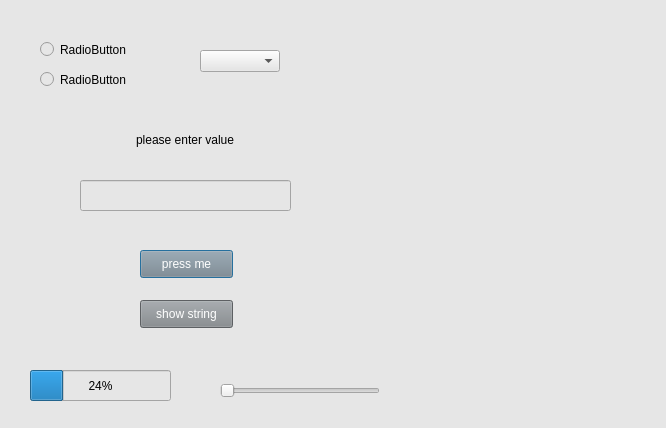
<?xml version="1.0" encoding="UTF-8"?>
<ui version="4.0">
 <class>Dialog</class>
 <widget class="QDialog" name="Dialog">
  <property name="geometry">
   <rect>
    <x>0</x>
    <y>0</y>
    <width>666</width>
    <height>428</height>
   </rect>
  </property>
  <property name="windowTitle">
   <string>你好</string>
  </property>
  <property name="styleSheet">
   <string notr="true">background-color: rgb(230, 230, 230);</string>
  </property>
  <widget class="QPushButton" name="pressMeButton">
   <property name="geometry">
    <rect>
     <x>140</x>
     <y>250</y>
     <width>93</width>
     <height>28</height>
    </rect>
   </property>
   <property name="styleSheet">
    <string notr="true">background-color: rgb(130, 135, 139);
color: rgb(255, 255, 255);
font: 11pt &quot;PMingLiU&quot;;</string>
   </property>
   <property name="text">
    <string extracomment="0">press me</string>
   </property>
  </widget>
  <widget class="QLineEdit" name="lineEdit">
   <property name="geometry">
    <rect>
     <x>80</x>
     <y>180</y>
     <width>211</width>
     <height>31</height>
    </rect>
   </property>
  </widget>
  <widget class="QLabel" name="label">
   <property name="geometry">
    <rect>
     <x>120</x>
     <y>130</y>
     <width>130</width>
     <height>20</height>
    </rect>
   </property>
   <property name="styleSheet">
    <string notr="true">font: 12pt &quot;PMingLiU&quot;;
</string>
   </property>
   <property name="text">
    <string>please enter value</string>
   </property>
   <property name="alignment">
    <set>Qt::AlignCenter</set>
   </property>
  </widget>
  <widget class="QPushButton" name="helloButton">
   <property name="geometry">
    <rect>
     <x>140</x>
     <y>300</y>
     <width>93</width>
     <height>28</height>
    </rect>
   </property>
   <property name="styleSheet">
    <string notr="true">background-color: rgb(130, 135, 139);
color: rgb(255, 255, 255);
font: 11pt &quot;PMingLiU&quot;;</string>
   </property>
   <property name="text">
    <string>show string</string>
   </property>
  </widget>
  <widget class="QLabel" name="pic">
   <property name="geometry">
    <rect>
     <x>330</x>
     <y>50</y>
     <width>300</width>
     <height>300</height>
    </rect>
   </property>
   <property name="text">
    <string/>
   </property>
   <property name="pixmap">
    <pixmap>Lenna.jpg</pixmap>
   </property>
   <property name="alignment">
    <set>Qt::AlignCenter</set>
   </property>
  </widget>
  <widget class="QRadioButton" name="radioButton">
   <property name="geometry">
    <rect>
     <x>40</x>
     <y>40</y>
     <width>98</width>
     <height>19</height>
    </rect>
   </property>
   <property name="text">
    <string>RadioButton</string>
   </property>
   <property name="autoExclusive">
    <bool>false</bool>
   </property>
  </widget>
  <widget class="QRadioButton" name="radioButton_2">
   <property name="geometry">
    <rect>
     <x>40</x>
     <y>70</y>
     <width>98</width>
     <height>19</height>
    </rect>
   </property>
   <property name="text">
    <string>RadioButton</string>
   </property>
   <property name="autoExclusive">
    <bool>false</bool>
   </property>
  </widget>
  <widget class="QComboBox" name="comboBox">
   <property name="geometry">
    <rect>
     <x>200</x>
     <y>50</y>
     <width>80</width>
     <height>22</height>
    </rect>
   </property>
  </widget>
  <widget class="QSlider" name="horizontalSlider">
   <property name="geometry">
    <rect>
     <x>220</x>
     <y>380</y>
     <width>160</width>
     <height>22</height>
    </rect>
   </property>
   <property name="orientation">
    <enum>Qt::Horizontal</enum>
   </property>
  </widget>
  <widget class="QProgressBar" name="progressBar">
   <property name="geometry">
    <rect>
     <x>30</x>
     <y>370</y>
     <width>141</width>
     <height>31</height>
    </rect>
   </property>
   <property name="value">
    <number>24</number>
   </property>
  </widget>
 </widget>
 <resources/>
 <connections/>
</ui>
